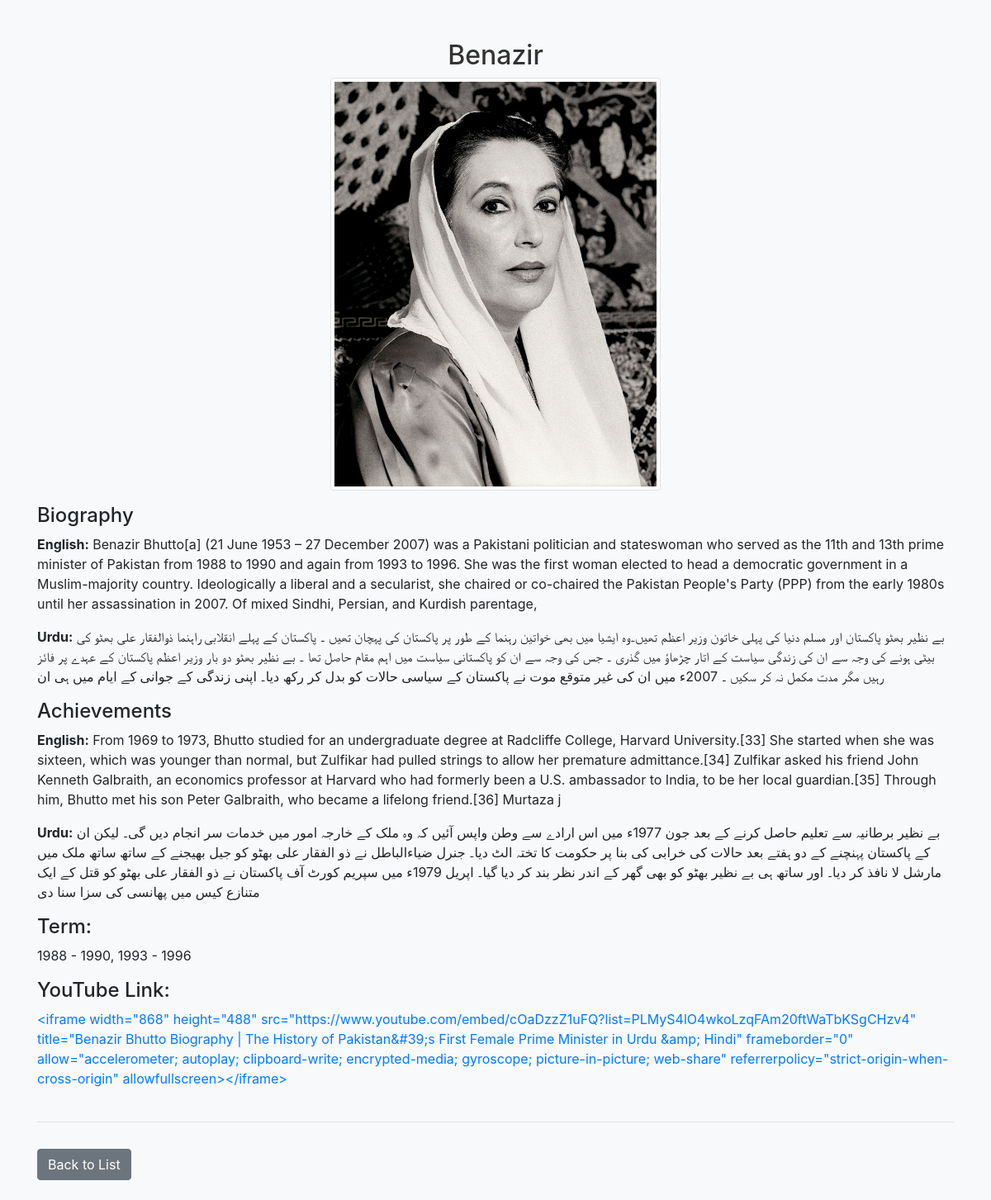
/prime-minister/4/ (signed in), run on the app's committed database.
### biography/models.py (models this page shows, shortened)
class PrimeMinisters(models.Model):
    name = models.CharField(max_length=255)
    english_bio = models.CharField(max_length=500, blank=True)
    urdu_bio = models.CharField(max_length=500, blank=True, default='')
    english_achievements = models.CharField(max_length=500, blank=True, default='')
    urdu_achievements = models.CharField(max_length=500, blank=True, default='')
    youtube_link = models.CharField(max_length=500, blank=True, default='')
    background_color = models.CharField(max_length=7)
    term = models.CharField(max_length=100)
    image = models.ImageField(upload_to='prime_ministers_images/', blank=True, null=True)

### biography/views.py (the view)
# urls.py: path('prime-minister/<int:pk>/', prime_minister_detail, name='prime_minister_detail'),
@login_required
@user_passes_test(is_admin)
def prime_minister_detail(request, pk):
    prime_minister = get_object_or_404(PrimeMinisters, pk=pk)
    return render(request, 'prime_minister_detail.html', {'prime_minister': prime_minister})

### biography/views.py (called while the page is built)
def is_admin(user):
    return user.is_staff

### biography/templates/prime_minister_detail.html (shortened to what this page needs)
{% load static %}
<!DOCTYPE html>
<html lang="en">
<head>
    <link rel="stylesheet" href="https://stackpath.bootstrapcdn.com/bootstrap/4.5.2/css/bootstrap.min.css">
    <link rel="stylesheet" href="{% static 'css/styles.css' %}">
</head>
<body>
    <div class="container mt-5">
        <h2 class="text-center">{{ prime_minister.name }}</h2>
        <div class="text-center mb-3">
            {% if prime_minister.image %}
                <img src="{{ prime_minister.image.url }}" alt="{{ prime_minister.name }}" class="img-thumbnail" style="height: 500px; width: 400px;">
            {% else %}
                <p>No image available</p>
            {% endif %}
        </div>
        <h4>Biography</h4>
        <p><strong>English:</strong> {{ prime_minister.english_bio }}</p>
        <p><strong>Urdu:</strong> {{ prime_minister.urdu_bio }}</p>
        <h4>Achievements</h4>
        <p><strong>English:</strong> {{ prime_minister.english_achievements }}</p>
        <p><strong>Urdu:</strong> {{ prime_minister.urdu_achievements }}</p>
        <h4>Term:</h4>
        <p>{{ prime_minister.term }}</p>
        {% if prime_minister.youtube_link %}
        <h4>YouTube Link:</h4>
        <a href="{{ prime_minister.youtube_link }}" target="_blank">{{ prime_minister.youtube_link }}</a>
        {% endif %}
        <br>
        <br>
        <hr>
        <a href="{% url 'prime_ministers_list' %}" class="btn btn-secondary mt-3">Back to List</a>
    </div>
    <br>
</body>
</html>

### biography/static/css/styles.css (style rules this page uses)
.container { margin-top: 20px; }
body { background-color: #f8f9fa; }
h2 { color: #333; }
.btn { border-radius: 0.25rem; }

### data on the page
PrimeMinisters: name "Benazir", image (picture), english_bio "Benazir Bhutto[a] (21 June 1953 – 27 December 2007) was a Pakistani politician and stateswoman who served as the 11th and 13th prime minister of Pakistan from 1988 to 1990 and again from 1993 to 1996. She was the first woman elected to head a democratic government in a Muslim-majority country. Ideologically a liberal and a secularist, she chaired or co-chaired the Pakistan People's Party (PPP) from the early 1980s until her assassination in 2007. Of mixed Sindhi, Persian, and Kurdish parentage,", urdu_bio "بے نظیر بھٹو پاکستان اور مسلم دنیا کی پہلی خاتون وزیر اعظم تھیں۔وہ ایشیا میں بھی خواتین رہنما کے طور پر پاکستان کی پہچان تھیں ۔ پاکستان کے پہلے انقلابی راہنما ذوالفقار علی بھٹو کی بیٹی ہونے کی وجہ سے ان کی زندگی سیاست کے اتار چڑھاؤ میں گذری ۔ جس کی وجہ سے ان کو پاکستانی سیاست میں اہم مقام حاصل تھا ۔ بے نظیر بھٹو دو بار وزیر اعظم پاکستان کے عہدے پر فائز رہيں مگر مدت مکمل نہ کر سکیں ۔ 2007ء میں ان کی غیر متوقع موت نے پاکستان کے سیاسی حالات کو بدل کر رکھ دیا۔ اپنی زندگی کے جوانی کے ایام میں ہی ان", english_achievements "From 1969 to 1973, Bhutto studied for an undergraduate degree at Radcliffe College, Harvard University.[33] She started when she was sixteen, which was younger than normal, but Zulfikar had pulled strings to allow her premature admittance.[34] Zulfikar asked his friend John Kenneth Galbraith, an economics professor at Harvard who had formerly been a U.S. ambassador to India, to be her local guardian.[35] Through him, Bhutto met his son Peter Galbraith, who became a lifelong friend.[36] Murtaza j", urdu_achievements "بے نظیر برطانیہ سے تعلیم حاصل کرنے کے بعد جون 1977ء میں اس ارادے سے وطن واپس آئیں کہ وہ ملک کے خارجہ امور میں خدمات سر انجام دیں گی۔ لیکن ان کے پاکستان پہنچنے کے دو ہفتے بعد حالات کی خرابی کی بنا پر حکومت کا تختہ الٹ دیا۔ جنرل ضیاءالباطل نے ذو الفقار علی بھٹو کو جیل بھیجنے کے ساتھ ساتھ ملک میں مارشل لا نافذ کر دیا۔ اور ساتھ ہی بے نظیر بھٹو کو بھی گھر کے اندر نظر بند کر دیا گیا۔ اپریل 1979ء میں سپریم کورٹ آف پاکستان نے ذو الفقار علی بھٹو کو قتل کے ایک متنازع کیس میں پھانسی کی سزا سنا دی", term "1988 - 1990, 1993 - 1996", youtube_link "<iframe width=\"868\" height=\"488\" src=\"https://www.youtube.com/embed/cOaDzzZ1uFQ?list=PLMyS4lO4wkoLzqFAm20ftWaTbKSgCHzv4\" title=\"Benazir Bhutto Biography | The History of Pakistan&#39;s First Female Prime Minister in Urdu &amp; Hindi\" frameborder=\"0\" allow=\"accelerometer; autoplay; clipboard-write; encrypted-media; gyroscope; picture-in-picture; web-share\" referrerpolicy=\"strict-origin-when-cross-origin\" allowfullscreen></iframe>"
